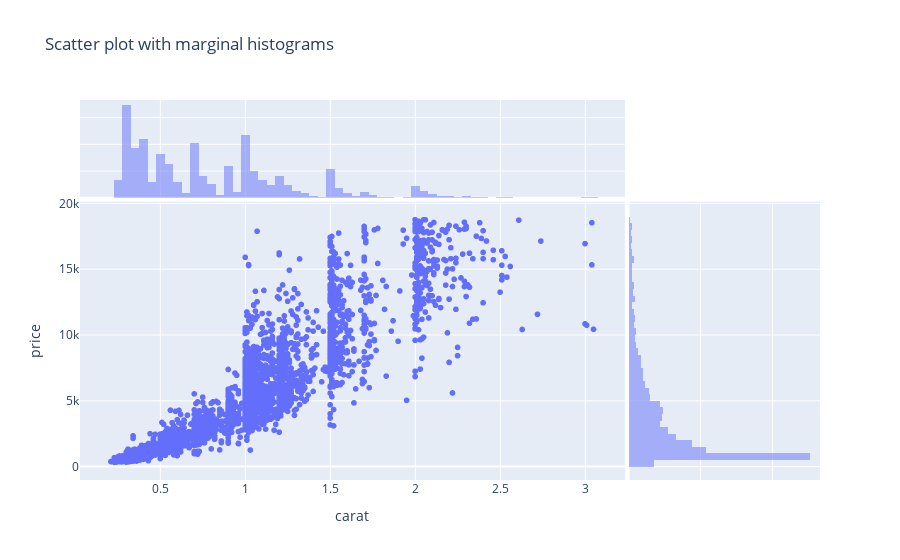

Here is the notebook cell this chart was saved with:
### Markdown cell above
# MARGINAL PLOTS USING PLOTLY

### Code cell
# Scatter plot with marginal histograms
fig = px.scatter(df, x="carat", y="price",
                 marginal_x="histogram",
                 marginal_y="histogram",
                 title="Scatter plot with marginal histograms")
fig.show()

### Figure 1 — Plotly figure (JSON) as saved in the notebook; plotly's stock layout.template omitted (floating-point values rounded to 4 significant figures; data arrays with more than 128 entries replaced by an {"elided": "..."} marker saying what was removed)
{"data": [{"hovertemplate": "carat=%{x}<br>price=%{y}<extra></extra>", "legendgroup": "", "marker": {"color": "#636efa", "symbol": "circle"}, "mode": "markers", "name": "", "showlegend": false, "type": "scattergl", "x": {"elided": "5394 float values"}, "xaxis": "x", "y": {"elided": "5394 int values"}, "yaxis": "y"}, {"alignmentgroup": "True", "bingroup": "x", "hovertemplate": "carat=%{x}<br>count=%{y}<extra></extra>", "legendgroup": "", "marker": {"color": "#636efa"}, "name": "", "offsetgroup": "", "opacity": 0.5, "showlegend": false, "type": "histogram", "x": {"elided": "5394 float values"}, "xaxis": "x3", "yaxis": "y3"}, {"alignmentgroup": "True", "bingroup": "y", "hovertemplate": "price=%{y}<br>count=%{x}<extra></extra>", "legendgroup": "", "marker": {"color": "#636efa"}, "name": "", "offsetgroup": "", "opacity": 0.5, "showlegend": false, "type": "histogram", "xaxis": "x2", "y": {"elided": "5394 int values"}, "yaxis": "y2"}], "layout": {"barmode": "overlay", "legend": {"tracegroupgap": 0}, "title": {"text": "Scatter plot with marginal histograms"}, "xaxis": {"anchor": "y", "domain": [0, 0.7363], "title": {"text": "carat"}}, "xaxis2": {"anchor": "y2", "domain": [0.7413, 1], "matches": "x2", "showgrid": true, "showline": false, "showticklabels": false, "ticks": ""}, "xaxis3": {"anchor": "y3", "domain": [0, 0.7363], "matches": "x", "showgrid": true, "showticklabels": false}, "xaxis4": {"anchor": "y4", "domain": [0.7413, 1], "matches": "x2", "showgrid": true, "showline": false, "showticklabels": false, "ticks": ""}, "yaxis": {"anchor": "x", "domain": [0, 0.7326], "title": {"text": "price"}}, "yaxis2": {"anchor": "x2", "domain": [0, 0.7326], "matches": "y", "showgrid": true, "showticklabels": false}, "yaxis3": {"anchor": "x3", "domain": [0.7426, 1], "matches": "y3", "showgrid": true, "showline": false, "showticklabels": false, "ticks": ""}, "yaxis4": {"anchor": "x4", "domain": [0.7426, 1], "matches": "y3", "showgrid": true, "showline": false, "showticklabels": false, "ticks": ""}}}
